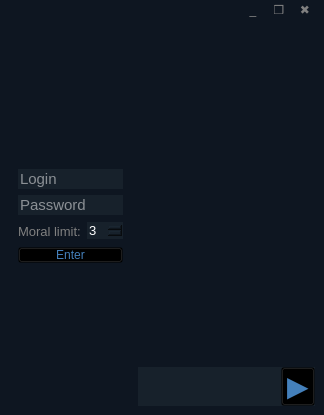
<?xml version="1.0" encoding="UTF-8"?>
<ui version="4.0">
 <class>MainWindow</class>
 <widget class="QMainWindow" name="MainWindow">
  <property name="geometry">
   <rect>
    <x>0</x>
    <y>0</y>
    <width>324</width>
    <height>415</height>
   </rect>
  </property>
  <property name="windowTitle">
   <string>MainWindow</string>
  </property>
  <property name="styleSheet">
   <string notr="true">QMainWindow{
	background-color: #0e1621
}</string>
  </property>
  <widget class="QWidget" name="centralwidget">
   <layout class="QGridLayout" name="gridLayout">
    <property name="topMargin">
     <number>0</number>
    </property>
    <item row="0" column="2" colspan="2">
     <layout class="QHBoxLayout" name="horizontalLayout_2">
      <item>
       <spacer name="horizontalSpacer">
        <property name="orientation">
         <enum>Qt::Horizontal</enum>
        </property>
        <property name="sizeHint" stdset="0">
         <size>
          <width>40</width>
          <height>20</height>
         </size>
        </property>
       </spacer>
      </item>
      <item>
       <widget class="QPushButton" name="pushButton_4">
        <property name="minimumSize">
         <size>
          <width>20</width>
          <height>0</height>
         </size>
        </property>
        <property name="maximumSize">
         <size>
          <width>20</width>
          <height>16777215</height>
         </size>
        </property>
        <property name="cursor">
         <cursorShape>PointingHandCursor</cursorShape>
        </property>
        <property name="styleSheet">
         <string notr="true">QPushButton{
	color: grey;
	padding: .2em;
	border: none;
}
QPushButton:hover:!pressed
{
  color: white;
background-color:#17212b;
}</string>
        </property>
        <property name="text">
         <string>_</string>
        </property>
       </widget>
      </item>
      <item>
       <widget class="QPushButton" name="pushButton_3">
        <property name="minimumSize">
         <size>
          <width>20</width>
          <height>0</height>
         </size>
        </property>
        <property name="maximumSize">
         <size>
          <width>20</width>
          <height>16777215</height>
         </size>
        </property>
        <property name="cursor">
         <cursorShape>PointingHandCursor</cursorShape>
        </property>
        <property name="styleSheet">
         <string notr="true">QPushButton{
	color: grey;
	border: none;
padding: .2em;
}
QPushButton:hover:!pressed
{
  color: white;
background-color:#17212b;
}</string>
        </property>
        <property name="text">
         <string>❒</string>
        </property>
       </widget>
      </item>
      <item>
       <widget class="QPushButton" name="pushButton_2">
        <property name="minimumSize">
         <size>
          <width>20</width>
          <height>0</height>
         </size>
        </property>
        <property name="maximumSize">
         <size>
          <width>20</width>
          <height>16777215</height>
         </size>
        </property>
        <property name="cursor">
         <cursorShape>PointingHandCursor</cursorShape>
        </property>
        <property name="styleSheet">
         <string notr="true">QPushButton{
	color: grey;
	border: none;
padding: .2em;
}
QPushButton:hover:!pressed
{
  color: white;
  background-color: red;
}</string>
        </property>
        <property name="text">
         <string>✖</string>
        </property>
       </widget>
      </item>
     </layout>
    </item>
    <item row="1" column="2" colspan="2">
     <layout class="QHBoxLayout" name="horizontalLayout_3">
      <item>
       <widget class="QFrame" name="title_screen">
        <layout class="QGridLayout" name="gridLayout_2">
         <item row="0" column="1">
          <spacer name="verticalSpacer_3">
           <property name="orientation">
            <enum>Qt::Vertical</enum>
           </property>
           <property name="sizeHint" stdset="0">
            <size>
             <width>20</width>
             <height>40</height>
            </size>
           </property>
          </spacer>
         </item>
         <item row="1" column="2">
          <spacer name="horizontalSpacer_4">
           <property name="orientation">
            <enum>Qt::Horizontal</enum>
           </property>
           <property name="sizeHint" stdset="0">
            <size>
             <width>40</width>
             <height>20</height>
            </size>
           </property>
          </spacer>
         </item>
         <item row="1" column="1">
          <layout class="QVBoxLayout" name="verticalLayout_3">
           <item>
            <widget class="QLineEdit" name="login">
             <property name="font">
              <font>
               <pointsize>11</pointsize>
               <stylestrategy>PreferAntialias</stylestrategy>
              </font>
             </property>
             <property name="styleSheet">
              <string notr="true">QLineEdit{
	color: white;
background-color:#17212b;
border:none;
border-radius:none;
}</string>
             </property>
             <property name="placeholderText">
              <string>Login</string>
             </property>
            </widget>
           </item>
           <item>
            <widget class="QLineEdit" name="pass">
             <property name="font">
              <font>
               <pointsize>11</pointsize>
               <stylestrategy>PreferAntialias</stylestrategy>
              </font>
             </property>
             <property name="styleSheet">
              <string notr="true">QLineEdit{
	color: white;
background-color:#17212b;
border:none;
border-radius:none;
}</string>
             </property>
             <property name="text">
              <string/>
             </property>
             <property name="echoMode">
              <enum>QLineEdit::Password</enum>
             </property>
             <property name="placeholderText">
              <string>Password</string>
             </property>
            </widget>
           </item>
           <item>
            <layout class="QHBoxLayout" name="horizontalLayout_4">
             <item>
              <widget class="QLabel" name="label">
               <property name="font">
                <font>
                 <pointsize>10</pointsize>
                </font>
               </property>
               <property name="styleSheet">
                <string notr="true">color:grey</string>
               </property>
               <property name="text">
                <string>Moral limit:</string>
               </property>
              </widget>
             </item>
             <item>
              <widget class="QSpinBox" name="morale">
               <property name="sizePolicy">
                <sizepolicy hsizetype="Preferred" vsizetype="Fixed">
                 <horstretch>0</horstretch>
                 <verstretch>0</verstretch>
                </sizepolicy>
               </property>
               <property name="font">
                <font>
                 <pointsize>10</pointsize>
                 <stylestrategy>PreferAntialias</stylestrategy>
                </font>
               </property>
               <property name="styleSheet">
                <string notr="true">QSpinBox{
	color: white;
background-color:#17212b;
border:none;
border-radius:none;
}</string>
               </property>
               <property name="minimum">
                <number>0</number>
               </property>
               <property name="singleStep">
                <number>1</number>
               </property>
               <property name="value">
                <number>3</number>
               </property>
               <property name="displayIntegerBase">
                <number>10</number>
               </property>
              </widget>
             </item>
             <item>
              <spacer name="horizontalSpacer_3">
               <property name="orientation">
                <enum>Qt::Horizontal</enum>
               </property>
               <property name="sizeHint" stdset="0">
                <size>
                 <width>0</width>
                 <height>20</height>
                </size>
               </property>
              </spacer>
             </item>
            </layout>
           </item>
           <item>
            <widget class="QPushButton" name="pushButton_5">
             <property name="cursor">
              <cursorShape>PointingHandCursor</cursorShape>
             </property>
             <property name="styleSheet">
              <string notr="true">QPushButton{
	color: #4480bb;
	background:transparent;
padding: 0 5px;
}</string>
             </property>
             <property name="text">
              <string>Enter</string>
             </property>
            </widget>
           </item>
          </layout>
         </item>
         <item row="2" column="1">
          <spacer name="verticalSpacer_2">
           <property name="orientation">
            <enum>Qt::Vertical</enum>
           </property>
           <property name="sizeHint" stdset="0">
            <size>
             <width>20</width>
             <height>40</height>
            </size>
           </property>
          </spacer>
         </item>
         <item row="1" column="0">
          <spacer name="horizontalSpacer_2">
           <property name="orientation">
            <enum>Qt::Horizontal</enum>
           </property>
           <property name="sizeHint" stdset="0">
            <size>
             <width>40</width>
             <height>20</height>
            </size>
           </property>
          </spacer>
         </item>
        </layout>
       </widget>
      </item>
      <item>
       <widget class="QFrame" name="Allowed">
        <layout class="QVBoxLayout" name="verticalLayout">
         <property name="spacing">
          <number>6</number>
         </property>
         <property name="leftMargin">
          <number>0</number>
         </property>
         <property name="topMargin">
          <number>0</number>
         </property>
         <property name="rightMargin">
          <number>0</number>
         </property>
         <property name="bottomMargin">
          <number>0</number>
         </property>
         <item>
          <widget class="QScrollArea" name="scrollArea">
           <property name="styleSheet">
            <string notr="true">QScrollBar::add-page:vertical, QScrollBar::sub-page:vertical{
background: none;
}
QScrollBar:vertical {
     border: 2px  ;
     width: 4px;
     margin: 0;
 }
 QScrollBar::handle:vertical {
     background: grey;
     min-height: 20px;
 }
QWidget{
	background: transparent;
	border: none;
}
</string>
           </property>
           <property name="horizontalScrollBarPolicy">
            <enum>Qt::ScrollBarAlwaysOff</enum>
           </property>
           <property name="widgetResizable">
            <bool>true</bool>
           </property>
           <widget class="QWidget" name="scrollAreaWidgetContents">
            <property name="geometry">
             <rect>
              <x>0</x>
              <y>0</y>
              <width>151</width>
              <height>311</height>
             </rect>
            </property>
            <property name="styleSheet">
             <string notr="true"/>
            </property>
            <layout class="QVBoxLayout" name="chat_layout">
             <item>
              <spacer name="verticalSpacer">
               <property name="orientation">
                <enum>Qt::Vertical</enum>
               </property>
               <property name="sizeHint" stdset="0">
                <size>
                 <width>0</width>
                 <height>0</height>
                </size>
               </property>
              </spacer>
             </item>
            </layout>
           </widget>
          </widget>
         </item>
         <item>
          <widget class="QFrame" name="frame">
           <property name="sizePolicy">
            <sizepolicy hsizetype="Preferred" vsizetype="Fixed">
             <horstretch>0</horstretch>
             <verstretch>0</verstretch>
            </sizepolicy>
           </property>
           <property name="styleSheet">
            <string notr="true">QFrame{
	border: none;
	background-color:#17212b;
}</string>
           </property>
           <property name="frameShape">
            <enum>QFrame::StyledPanel</enum>
           </property>
           <property name="frameShadow">
            <enum>QFrame::Raised</enum>
           </property>
           <layout class="QHBoxLayout" name="horizontalLayout">
            <property name="leftMargin">
             <number>0</number>
            </property>
            <property name="topMargin">
             <number>0</number>
            </property>
            <property name="rightMargin">
             <number>0</number>
            </property>
            <property name="bottomMargin">
             <number>0</number>
            </property>
            <item>
             <widget class="QPlainTextEdit" name="message">
              <property name="sizePolicy">
               <sizepolicy hsizetype="Expanding" vsizetype="Fixed">
                <horstretch>0</horstretch>
                <verstretch>0</verstretch>
               </sizepolicy>
              </property>
              <property name="maximumSize">
               <size>
                <width>16777215</width>
                <height>39</height>
               </size>
              </property>
              <property name="font">
               <font>
                <pointsize>10</pointsize>
                <stylestrategy>PreferAntialias</stylestrategy>
               </font>
              </property>
              <property name="contextMenuPolicy">
               <enum>Qt::ActionsContextMenu</enum>
              </property>
              <property name="styleSheet">
               <string notr="true">QPlainTextEdit{
	background-color:transparent;
	color: white;
	border: none;
}
QScrollBar::add-page:vertical, QScrollBar::sub-page:vertical{
background: none;
}
QScrollBar:vertical {
     border: 2px  ;
     width: 4px;
     margin: 0;
 }
 QScrollBar::handle:vertical {
     background: grey;
     min-height: 20px;
 }
QWidget{
	background: transparent;
	border: none;
}
</string>
              </property>
              <property name="verticalScrollBarPolicy">
               <enum>Qt::ScrollBarAlwaysOff</enum>
              </property>
              <property name="horizontalScrollBarPolicy">
               <enum>Qt::ScrollBarAlwaysOff</enum>
              </property>
              <property name="plainText">
               <string/>
              </property>
              <property name="placeholderText">
               <string>Your text</string>
              </property>
             </widget>
            </item>
            <item>
             <widget class="QPushButton" name="pushButton">
              <property name="sizePolicy">
               <sizepolicy hsizetype="Minimum" vsizetype="Minimum">
                <horstretch>0</horstretch>
                <verstretch>0</verstretch>
               </sizepolicy>
              </property>
              <property name="maximumSize">
               <size>
                <width>45</width>
                <height>16777215</height>
               </size>
              </property>
              <property name="font">
               <font>
                <pointsize>21</pointsize>
                <weight>75</weight>
                <bold>true</bold>
               </font>
              </property>
              <property name="cursor">
               <cursorShape>PointingHandCursor</cursorShape>
              </property>
              <property name="styleSheet">
               <string notr="true">QPushButton{
	color: #4480bb;
	background:transparent;
padding: 0 5px;
}</string>
              </property>
              <property name="text">
               <string>▶</string>
              </property>
              <property name="iconSize">
               <size>
                <width>25</width>
                <height>25</height>
               </size>
              </property>
             </widget>
            </item>
           </layout>
          </widget>
         </item>
        </layout>
       </widget>
      </item>
     </layout>
    </item>
   </layout>
  </widget>
  <widget class="QMenuBar" name="menubar">
   <property name="geometry">
    <rect>
     <x>0</x>
     <y>0</y>
     <width>324</width>
     <height>20</height>
    </rect>
   </property>
  </widget>
 </widget>
 <resources/>
 <connections/>
</ui>
